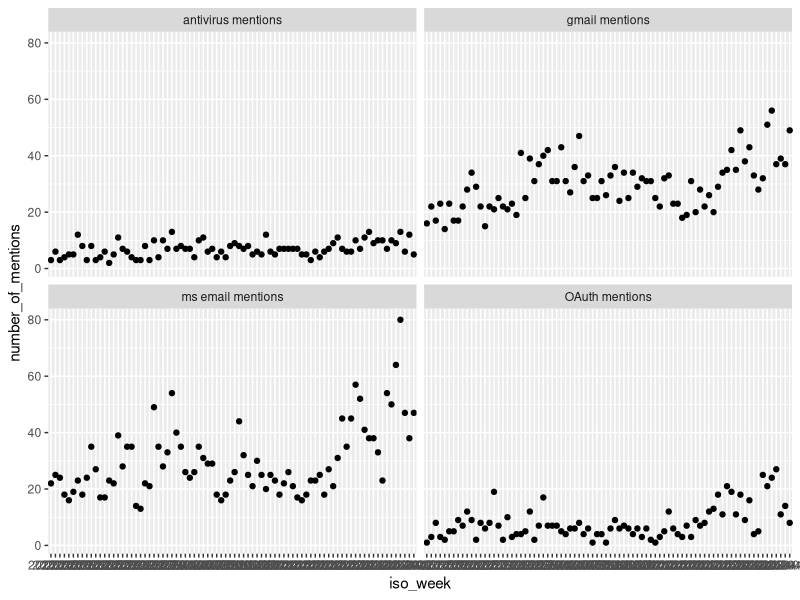

Reproduce this figure in R.
library(tidyverse)
tb_2023_2024_oauth_microsoft_email_gmail_antivirus_mentions <-
  read_csv("2023-2024-tb-oauth-microsoft-email-gmail-antivirus-mentions.csv")
# Delete first and last row
tb_2023_2024_oauth_microsoft_email_gmail_antivirus_mentions <- tb_2023_2024_oauth_microsoft_email_gmail_antivirus_mentions[-1, ]
tb_2023_2024_oauth_microsoft_email_gmail_antivirus_mentions <- tb_2023_2024_oauth_microsoft_email_gmail_antivirus_mentions %>% 
  filter(row_number() <= n() -1)
tb_2023_2024_oauth_microsoft_email_gmail_antivirus_mentions <- gather(
  tb_2023_2024_oauth_microsoft_email_gmail_antivirus_mentions,
  key = "regex_mentions",
  value = "number_of_mentions",
  c(
    "gmail mentions" ,
    "ms email mentions" ,
    "OAuth mentions",
    "antivirus mentions"
  )
)
p <- ggplot(data = tb_2023_2024_oauth_microsoft_email_gmail_antivirus_mentions, 
            aes(x = iso_week, y = number_of_mentions)) + geom_point()
p + facet_wrap(~regex_mentions)